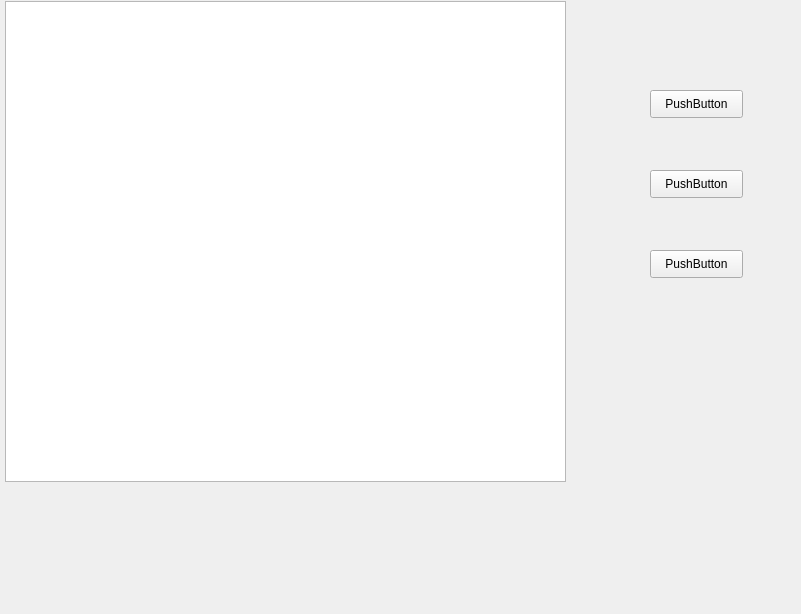
<?xml version="1.0" encoding="UTF-8"?>
<ui version="4.0">
 <class>Widget</class>
 <widget class="QWidget" name="Widget">
  <property name="geometry">
   <rect>
    <x>0</x>
    <y>0</y>
    <width>801</width>
    <height>614</height>
   </rect>
  </property>
  <property name="windowTitle">
   <string>Widget</string>
  </property>
  <widget class="QListWidget" name="listWidget">
   <property name="geometry">
    <rect>
     <x>5</x>
     <y>1</y>
     <width>561</width>
     <height>481</height>
    </rect>
   </property>
  </widget>
  <widget class="QPushButton" name="pushButton">
   <property name="geometry">
    <rect>
     <x>650</x>
     <y>90</y>
     <width>93</width>
     <height>28</height>
    </rect>
   </property>
   <property name="text">
    <string>PushButton</string>
   </property>
  </widget>
  <widget class="QPushButton" name="pushButton_2">
   <property name="geometry">
    <rect>
     <x>650</x>
     <y>170</y>
     <width>93</width>
     <height>28</height>
    </rect>
   </property>
   <property name="text">
    <string>PushButton</string>
   </property>
  </widget>
  <widget class="QPushButton" name="pushButton_3">
   <property name="geometry">
    <rect>
     <x>650</x>
     <y>250</y>
     <width>93</width>
     <height>28</height>
    </rect>
   </property>
   <property name="text">
    <string>PushButton</string>
   </property>
  </widget>
 </widget>
 <layoutdefault spacing="6" margin="11"/>
 <resources/>
 <connections/>
</ui>
